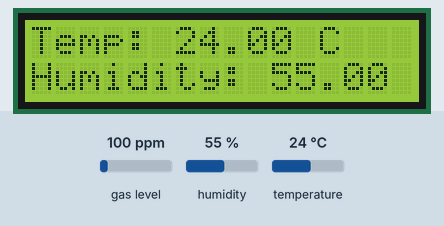
Recording of a sketch running on a simulated ESP8266 (NodeMCU). On the bench: 16×2 character LCD. Inputs (shaded band) come from the test bench; at power-on: humidity 55 %, temperature 24 °C, gas level 100 ppm. WiFi joins after 1.5 s; servers stay silent unless stated; uploads are accepted with an empty reply; what the sketch prints to the serial monitor is not drawn.

Above: at 4.7 s.
4.8 s: humidity set to 22 %
At 6.3 s:
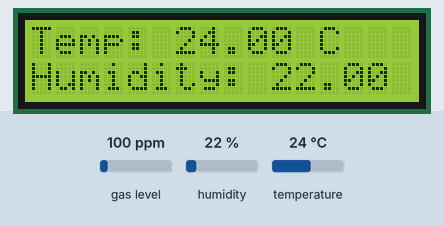
9.5 s: temperature set to 12 °C
At 11.2 s:
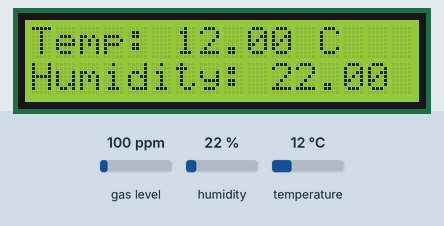
14.0 s: humidity set to 40 %
At 16.2 s:
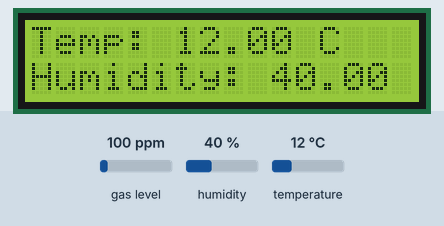
18.5 s: temperature set to 19 °C
At 19.9 s:
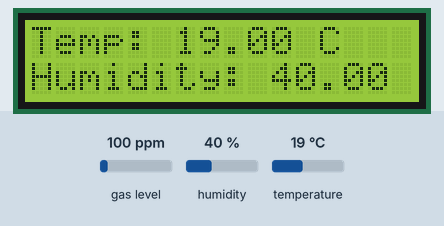
Timing chart, 0 to 21.5 s (numbered marks = the images above; inputs shaded):
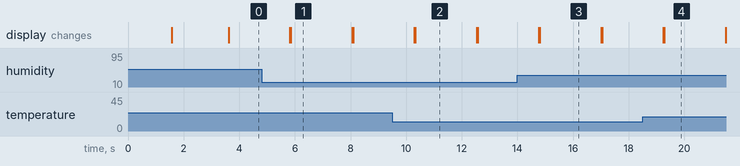

The sketch:

arduino.ino
```cpp
#include <ESP8266WiFi.h>
#include <Adafruit_Sensor.h>
#include <DHT.h>
#include <DHT_U.h>
#include <MQUnifiedsensor.h>
#include <Wire.h>
#include <LiquidCrystal_I2C.h>
#include <ESP8266HTTPClient.h>

// Pin Definitions
#define DHTPIN 2     // GPIO2 corresponds to D4 on NodeMCU
#define DHTTYPE DHT22 // DHT 22 (AM2302)

// Initialize DHT sensor
DHT dht(DHTPIN, DHTTYPE);

// Konfigurasi sensor MQ135
#define placa "ESP8266"
#define Voltage_Resolution 3.3  // Ubah sesuai dengan board Anda
#define pinMQ135 A0
#define typeMQ135 "MQ-135"
#define ADC_Bit_Resolution 10
#define RatioMQ135CleanAir 3.6
MQUnifiedsensor MQ135(placa, Voltage_Resolution, ADC_Bit_Resolution, pinMQ135, typeMQ135);

// LCD Configuration
LiquidCrystal_I2C lcd(0x27, 16, 2); // Address I2C untuk LCD 16x2 bisa berbeda

// WiFi credentials
const char* ssid = "Nursudaryati";
const char* password = "indranagiri";

// Server credentials
const char* serverName = "http://192.168.1.7/Monitoringkualitasudara/kirimdata.php"; // Ganti dengan URL server PHPMyAdmin Anda

WiFiClient client;

void setup() {
  // Start Serial
  Serial.begin(115200);

  // Initialize the DHT sensor
  dht.begin();

  // Initialize LCD
  lcd.init();
  lcd.backlight();

  // Initialize WiFi connection
  WiFi.begin(ssid, password);
  while (WiFi.status() != WL_CONNECTED) {
    delay(500);
    Serial.print(".");
  }
  Serial.println("");
  Serial.println("WiFi connected");

  // Print to Serial Monitor
  Serial.println("DHT22 and MQ135 Sensor Test");

  // Inisialisasi sensor MQ135 tanpa kalibrasi manual
  MQ135.setRegressionMethod(1);
  MQ135.init();
  MQ135.setR0(10);  // Nilai default, asumsi bahwa sensor sudah dikalibrasi sebelumnya

  // Set parameter regresi untuk CO2
  MQ135.setA(110.47);
  MQ135.setB(-2.862);

  // Setup LCD display
  lcd.setCursor(0, 0);
  lcd.print("Initializing...");
  delay(2000);
  lcd.clear();
}

void loop() {
  // Reading temperature and humidity from DHT22
  float h = dht.readHumidity();
  float t = dht.readTemperature();

  // Pembaruan dan pembacaan data dari MQ135
  MQ135.update();
  float CO2 = MQ135.readSensor();

  // Check if any reads failed and exit early (to try again).
  if (isnan(h) || isnan(t)) {
    Serial.println("Failed to read from DHT sensor!");
    lcd.setCursor(0, 0);
    lcd.print("DHT Read Error");
    delay(2000);
    lcd.clear();
    return;
  }

  // Print values to Serial Monitor
  Serial.print("Humidity: ");
  Serial.print(h);
  Serial.print(" %\t");
  Serial.print("Temperature: ");
  Serial.print(t);
  Serial.print(" *C\t");
  Serial.print("CO2: ");
  Serial.print(CO2 + 400); // Menambahkan offset untuk nilai CO2
  Serial.println(" ppm");

  // Display on LCD
  lcd.setCursor(0, 0);
  lcd.print("Temp: ");
  lcd.print(t);
  lcd.print(" C");

  lcd.setCursor(0, 1);
  lcd.print("Humidity: ");
  lcd.print(h);
  lcd.print(" %");

  // Send data to server
  if (WiFi.status() == WL_CONNECTED) {
    HTTPClient http;
    String serverPath = String(serverName) + "?suhu=" + String(t) + "&kelembaban=" + String(h) + "&co2=" + String(CO2 + 400);

    http.begin(client, serverPath.c_str()); // Use WiFiClient and URL
    int httpResponseCode = http.GET();

    if (httpResponseCode > 0) {
      String response = http.getString();
      Serial.println(httpResponseCode);
      Serial.println(response);
    } else {
      Serial.print("Error on sending data: ");
      Serial.println(httpResponseCode);
    }
    http.end();
  } else {
    Serial.println("WiFi Disconnected");
  }

  delay(2000);
  lcd.clear();
}
```

Measured:
- after the input at 4.8 s, the display: first differs from a run without the input after 1.1 s (image 1)
- after the input at 9.5 s, the display: first differs from a run without the input after 0.83 s (image 2)
- after the input at 14.0 s, the display: first differs from a run without the input after 0.81 s (image 3)
- after the input at 18.5 s, the display: first differs from a run without the input after 0.78 s (image 4)
- what the display in image 1 shows lasts 2.2 s, from 5.9 s to 8.1 s
